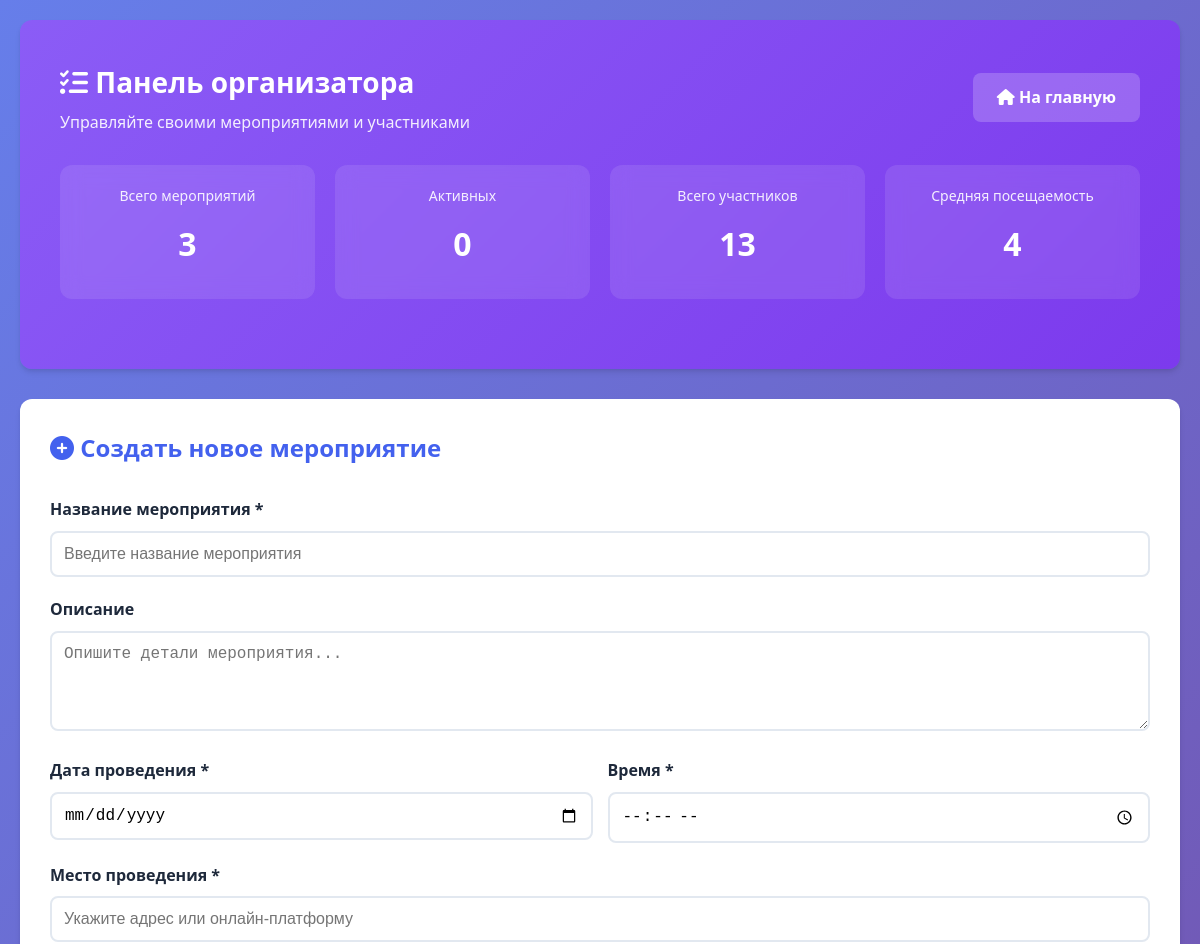
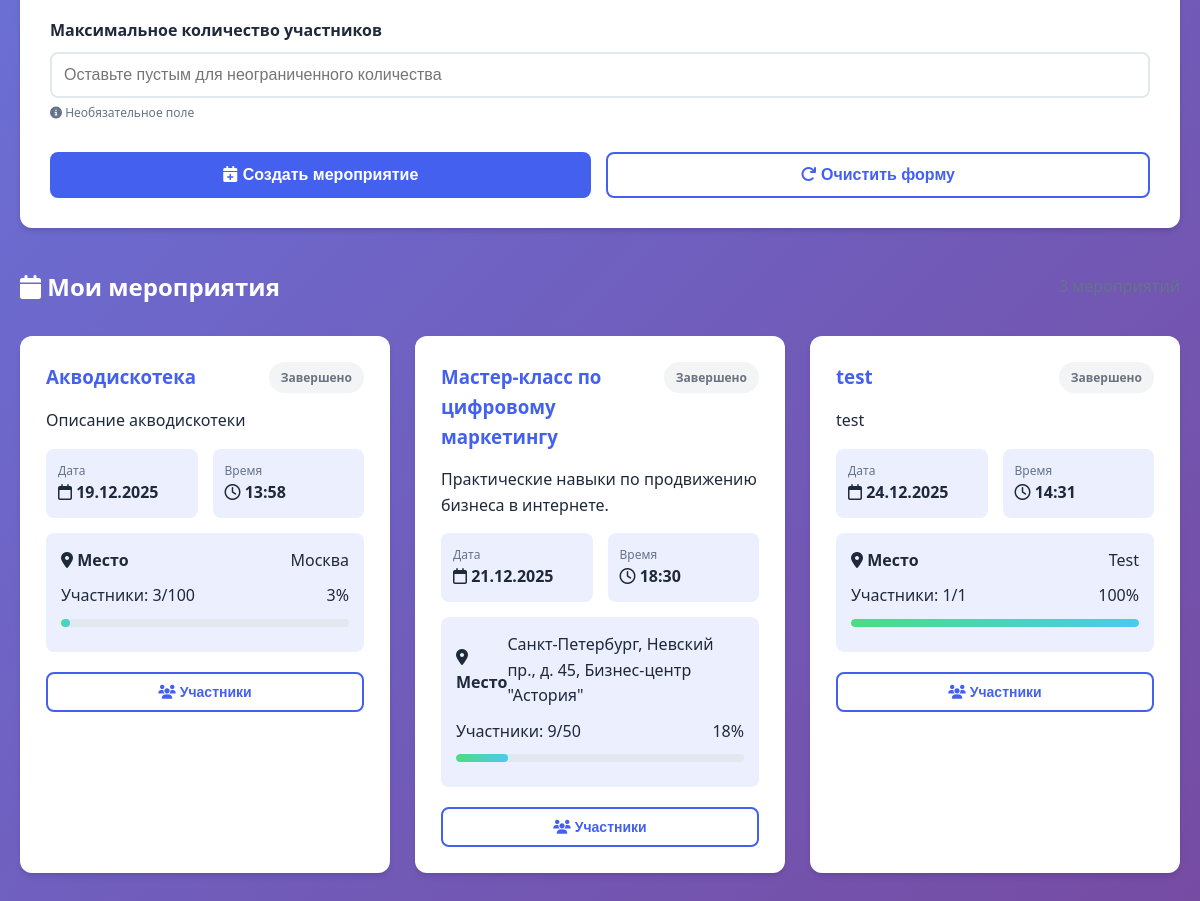
Page /organizer.php (signed in) on the committed database (2 pictures, top to bottom).
### tables this page shows
CREATE TABLE events (
    id INTEGER PRIMARY KEY AUTOINCREMENT,
    title TEXT NOT NULL,
    description TEXT,
    date DATE NOT NULL,
    time TIME NOT NULL,
    location TEXT NOT NULL,
    max_participants INTEGER,
    organizer_id INTEGER,
    created_at DATETIME DEFAULT CURRENT_TIMESTAMP,
    FOREIGN KEY (organizer_id) REFERENCES users(id)
);

### config.php (called while the page is built, shortened)
<?php
function getCurrentUser() {
    return [
        'id' => $_SESSION['user_id'] ?? null,
        'email' => $_SESSION['email'] ?? null,
        'role' => $_SESSION['role'] ?? null,
        'name' => $_SESSION['name'] ?? null
    ];
}
?>

### organizer.php (the view, shortened to what this page needs)
<?php
require_once 'config.php';
require_once 'db.php';
$user = getCurrentUser();
$myEvents = $db->query("
    SELECT e.*, COUNT(r.id) as registered
    FROM events e
    LEFT JOIN registrations r ON e.id = r.event_id
    WHERE e.organizer_id = {$user['id']}
    GROUP BY e.id
    ORDER BY e.date ASC
");
$totalEvents = $db->querySingle("SELECT COUNT(*) FROM events WHERE organizer_id = {$user['id']}");
$activeEvents = $db->querySingle("SELECT COUNT(*) FROM events WHERE organizer_id = {$user['id']} AND date >= date('now')");
$totalParticipants = $db->querySingle("
    SELECT COUNT(r.id) FROM registrations r
    JOIN events e ON r.event_id = e.id
    WHERE e.organizer_id = {$user['id']}
");
?>
<!DOCTYPE html>
<html lang="ru">
<head>
    <link rel="stylesheet" href="style.css">
    <link rel="stylesheet" href="https://cdnjs.cloudflare.com/ajax/libs/font-awesome/6.4.0/css/all.min.css">
</head>
<body>
    <div class="container fade-in">
        <div class="organizer-header">
            <div style="display: flex; justify-content: space-between; align-items: center; margin-bottom: 20px;">
                <div>
                    <h1 style="margin: 0; font-size: 28px;">
                        <i class="fas fa-tasks"></i> Панель организатора
                    </h1>
                    <p style="opacity: 0.9; margin: 5px 0 0 0;">
                        Управляйте своими мероприятиями и участниками
                    </p>
                </div>
                <div>
                    <a href="index.php" class="btn" style="background: rgba(255,255,255,0.2);">
                        <i class="fas fa-home"></i> На главную
                    </a>
                </div>
            </div>
            <div class="organizer-stats">
                <div class="organizer-stat">
                    <div style="font-size: 14px; opacity: 0.9;">Всего мероприятий</div>
                    <div class="organizer-stat-number"><?= $totalEvents ?></div>
                </div>
                <div class="organizer-stat">
                    <div style="font-size: 14px; opacity: 0.9;">Активных</div>
                    <div class="organizer-stat-number"><?= $activeEvents ?></div>
                </div>
                <div class="organizer-stat">
                    <div style="font-size: 14px; opacity: 0.9;">Всего участников</div>
                    <div class="organizer-stat-number"><?= $totalParticipants ?></div>
                </div>
                <div class="organizer-stat">
                    <div style="font-size: 14px; opacity: 0.9;">Средняя посещаемость</div>
                    <div class="organizer-stat-number">
                        <?= $totalEvents > 0 ? round($totalParticipants / $totalEvents) : 0 ?>
                    </div>
                </div>
            </div>
        </div>
        <div class="create-event-form">
            <h2 style="color: var(--primary-color); margin-bottom: 30px;">
                <i class="fas fa-plus-circle"></i> Создать новое мероприятие
            </h2>
            <form method="POST" id="createEventForm">
                <div class="form-group">
                    <label class="form-label">Название мероприятия *</label>
                    <input type="text" name="title" class="form-control" placeholder="Введите название мероприятия"
                        required>
                </div>
                <div class="form-group">
                    <label class="form-label">Описание</label>
                    <textarea name="description" class="form-control" rows="4"
                        placeholder="Опишите детали мероприятия..."></textarea>
                </div>
                <div class="date-picker">
                    <div class="form-group">
                        <label class="form-label">Дата проведения *</label>
                        <input type="date" name="date" class="form-control" required min="<?= date('Y-m-d') ?>">
                    </div>
                    <div class="form-group">
                        <label class="form-label">Время *</label>
                        <input type="time" name="time" class="form-control" required>
                    </div>
                </div>
                <div class="form-group">
                    <label class="form-label">Место проведения *</label>
                    <input type="text" name="location" class="form-control"
                        placeholder="Укажите адрес или онлайн-платформу" required>
                </div>
                <div class="form-group">
                    <label class="form-label">Максимальное количество участников</label>
                    <input type="number" name="max_participants" class="form-control" min="1"
                        placeholder="Оставьте пустым для неограниченного количества">
                    <div style="font-size: 12px; color: var(--gray-color); margin-top: 5px;">
                        <i class="fas fa-info-circle"></i> Необязательное поле
                    </div>
                </div>
                <div style="display: flex; gap: 15px; margin-top: 30px;">
                    <button type="submit" class="btn" style="flex: 1;">
                        <i class="fas fa-calendar-plus"></i> Создать мероприятие
                    </button>
                    <button type="reset" class="btn btn-outline" style="flex: 1;">
                        <i class="fas fa-redo"></i> Очистить форму
                    </button>
                </div>
            </form>
        </div>
        <div style="margin: 40px 0;">
            <div style="display: flex; justify-content: space-between; align-items: center; margin-bottom: 20px;">
                <h2 style="color: white; margin: 0;">
                    <i class="fas fa-calendar"></i> Мои мероприятия
                </h2>
                <div style="color: var(--gray-color);">
                </div>
            </div>
            <?php if ($totalEvents > 0): ?>
                <div class="grid">
                    <?php while ($event = $myEvents->fetchArray(SQLITE3_ASSOC)):
                        $eventDate = new DateTime($event['date'] . ' ' . $event['time']);
                        $now = new DateTime();
                        $daysDiff = $now->diff($eventDate)->days;
                        $isPast = $eventDate < $now;
                        $percentage = $event['max_participants'] ? round(($event['registered'] / $event['max_participants']) * 100) : 0;
                        if ($isPast) {
                            $status = 'completed';
                            $statusText = 'Завершено';
                        } elseif ($daysDiff <= 7) {
                            $status = 'ongoing';
                            $statusText = 'Скоро';
                        } else {
                            $status = 'upcoming';
                            $statusText = 'Предстоит';
                        }
                        ?>
                        <div class="card">
                            <div
                                style="display: flex; justify-content: space-between; align-items: start; margin-bottom: 15px;">
                                <h3 style="margin: 0; color: var(--primary-color);">
                                    <?= htmlspecialchars($event['title']) ?>
                                </h3>
                                <span class="event-status status-<?= $status ?>">
                                    <?= $statusText ?>
                                </span>
                            </div>
                            <p style="color: var(--dark-color); margin-bottom: 15px;">
                                <?= htmlspecialchars($event['description']) ?>
                            </p>
                            <div style="display: grid; grid-template-columns: 1fr 1fr; gap: 15px; margin: 15px 0;">
                                <div style="background: rgba(67, 97, 238, 0.1); padding: 12px; border-radius: 8px;">
                                    <div style="font-size: 12px; color: var(--gray-color);">Дата</div>
                                    <div style="font-weight: 600;">
                                        <i class="far fa-calendar"></i> <?= date('d.m.Y', strtotime($event['date'])) ?>
                                    </div>
                                </div>
                                <div style="background: rgba(67, 97, 238, 0.1); padding: 12px; border-radius: 8px;">
                                    <div style="font-size: 12px; color: var(--gray-color);">Время</div>
                                    <div style="font-weight: 600;">
                                        <i class="far fa-clock"></i> <?= $event['time'] ?>
                                    </div>
                                </div>
                            </div>
                            <div style="background: rgba(67, 97, 238, 0.1); padding: 15px; border-radius: 8px; margin: 15px 0;">
                                <div
                                    style="display: flex; justify-content: space-between; align-items: center; margin-bottom: 10px;">
                                    <span style="font-weight: 600;">
                                        <i class="fas fa-map-marker-alt"></i> Место
                                    </span>
                                    <span><?= htmlspecialchars($event['location']) ?></span>
                                </div>
                                <?php if ($event['max_participants']): ?>
                                    <div style="margin: 10px 0;">
                                        <div style="display: flex; justify-content: space-between; margin-bottom: 5px;">
                                            <span>Участники: <?= $event['registered'] ?>/<?= $event['max_participants'] ?></span>
                                            <span><?= $percentage ?>%</span>
                                        </div>
                                        <div class="progress-bar">
                                            <div class="progress-fill" style="width: <?= min($percentage, 100) ?>%;"></div>
                                        </div>
                                    </div>
                                <?php else: ?>
                                    <div style="margin: 10px 0;">
                                        <span>Участников: <?= $event['registered'] ?> (без ограничений)</span>
                                    </div>
                                <?php endif; ?>
                            </div>
                            <div style="display: flex; flex-wrap: wrap; gap: 10px; margin-top: 20px;">
                                <button class="btn btn-outline" onclick="showParticipants(<?= $event['id'] ?>)"
                                    style="flex: 1; min-width: 120px; padding: 10px 12px; font-size: 14px;">
                                    <i class="fas fa-users"></i> Участники
                                </button>
                            </div>
                        </div>
                    <?php endwhile; ?>
                </div>
            <?php endif; ?>
        </div>
    </div>
</body>
</html>

### style.css (style rules this page uses)
* { margin: 0; padding: 0; box-sizing: border-box; }
:root { --primary-color: #4361ee; --secondary-color: #3a0ca3; --accent-color: #4cc9f0; --success-color: #4ade80; --danger-color: #f87171; --warning-color: #fbbf24; --dark-color: #1e293b; --light-color: #f8fafc; --gray-color: #64748b; --border-radius: 12px; --shadow: 0 4px 6px -1px rgba(0, 0, 0, 0.1), 0 2px 4px -1px rgba(0, 0, 0, 0.06); --transition: all 0.3s ease; }
body { font-family: 'Segoe UI', Tahoma, Geneva, Verdana, sans-serif; background: linear-gradient(135deg, #667eea 0%, #764ba2 100%); min-height: 100vh; color: var(--dark-color); line-height: 1.6; }
.container { max-width: 1200px; margin: 0 auto; padding: 20px; }
.card { background: white; border-radius: var(--border-radius); padding: 25px; box-shadow: var(--shadow); transition: var(--transition); border: 1px solid rgba(255, 255, 255, 0.2); backdrop-filter: blur(10px); }
.btn { display: inline-block; padding: 12px 24px; background: var(--primary-color); color: white; border: none; border-radius: 8px; font-size: 16px; font-weight: 600; cursor: pointer; transition: var(--transition); text-decoration: none; text-align: center; }
.btn-outline { background: transparent; border: 2px solid var(--primary-color); color: var(--primary-color); }
.form-group { margin-bottom: 20px; }
.form-label { display: block; margin-bottom: 8px; font-weight: 600; color: var(--dark-color); }
.form-control { width: 100%; padding: 12px; border: 2px solid #e2e8f0; border-radius: 8px; font-size: 16px; transition: var(--transition); }
.grid { display: grid; grid-template-columns: repeat(auto-fill, minmax(350px, 1fr)); gap: 25px; margin: 30px 0; }
.progress-bar { height: 8px; background: #e2e8f0; border-radius: 4px; overflow: hidden; margin: 10px 0; }
.progress-fill { height: 100%; background: linear-gradient(90deg, var(--success-color), var(--accent-color)); border-radius: 4px; transition: width 0.5s ease; }
.fade-in { animation: fadeIn 0.6s ease-out; }

### organizer.php (style rules this page uses)
.organizer-header { background: linear-gradient(135deg, #8b5cf6, #7c3aed); color: white; padding: 40px; border-radius: var(--border-radius); margin-bottom: 30px; box-shadow: var(--shadow); }
.organizer-stats { display: grid; grid-template-columns: repeat(auto-fit, minmax(180px, 1fr)); gap: 20px; margin: 30px 0; }
.organizer-stat { background: rgba(255, 255, 255, 0.1); border-radius: 12px; padding: 20px; text-align: center; backdrop-filter: blur(10px); }
.organizer-stat-number { font-size: 32px; font-weight: bold; margin: 10px 0; }
.create-event-form { background: white; border-radius: var(--border-radius); padding: 30px; margin: 30px 0; box-shadow: var(--shadow); }
.event-status { padding: 6px 12px; border-radius: 20px; font-size: 12px; font-weight: 600; display: inline-block; margin-left: 10px; }
.status-completed { background: #f3f4f6; color: #6b7280; }
.date-picker { display: grid; grid-template-columns: 1fr 1fr; gap: 15px; }

### rows in the picture
events: title "Акводискотека", statusText "Завершено", description "Описание акводискотеки", date "19.12.2025", time "13:58", location "Москва", registered "3", max_participants "100", percentage "3", $event['id'] 1 (drawn)
events: title "Мастер-класс по цифровому маркетингу", statusText "Завершено", description "Практические навыки по продвижению бизнеса в интернете.", date "21.12.2025", time "18:30", location "Санкт-Петербург, Невский пр., д. 45, Бизнес-центр \"Астория\"", registered "9", max_participants "50", percentage "18"
events: title "test", statusText "Завершено", description "test", date "24.12.2025", time "14:31", location "Test", registered "1", max_participants "1", percentage "100"

### other values in the picture
$totalEvents "3"
$activeEvents "0"
$totalParticipants "13"
$totalParticipants / $totalEvents "4"
